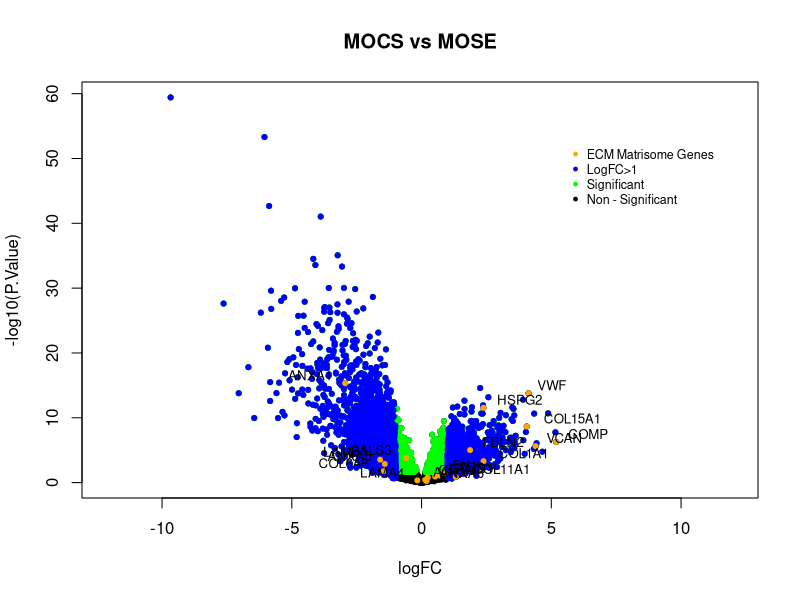
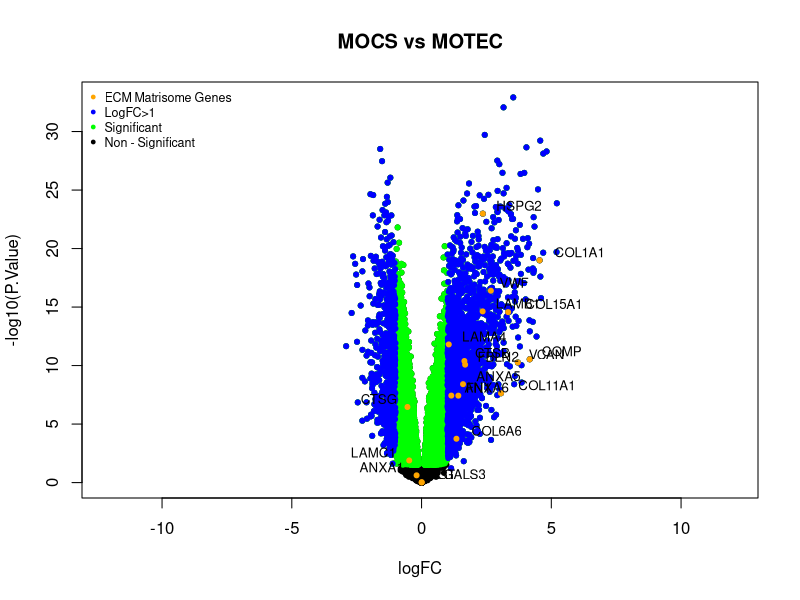
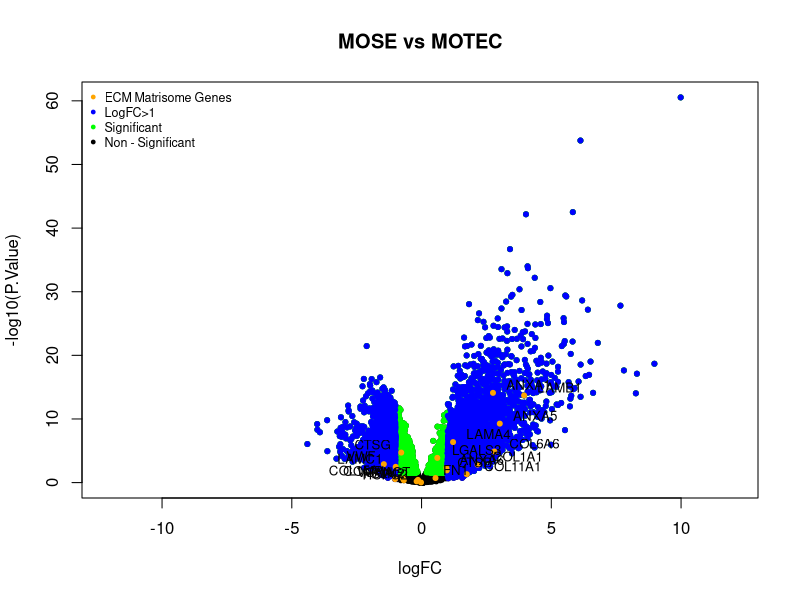

The R script that drew these images, in order:
## ---- chunk 1
knitr::opts_chunk$set(echo = TRUE)
## ---- chunk 2
    require("ggplot2")
#G0 - MNOS Microdissected normal ovarian stroma
#G1 - MOCS Microdissected ovarian cancer stroma
#G2 - MOSE Microdissected surface epithelium
#G3 - MOTEC Microdissected ovarian tumour epithelial componenent 
## ---- chunk 3
gene_list= read.csv("../Python/ECM22gene.csv")
gene_list

## ---- chunk 4
#All Genes
# MOCS vs MOSE
MOCSvsMOSE = read.csv("../Data/Comparisons/Sample_Comparisons/G1 - G2 MOCS vs MOSE.csv") # read csv
res = MOCSvsMOSE

#jpeg('../Data/Comparisons/Volcano Plots/MOCS vs MOSE.jpg') # export image

# Make a basic volcano plot
with(res, plot(logFC, -log10(P.Value),pch=20, ylab = "-log10(P.Value)" ,main="MOCS vs MOSE", xlim=c(-12.12,12)))

# if adj.P value less than 0.05 = green
with(subset(res, adj.P.Val<.05 ), points(logFC, -log10(P.Value), pch=20, col="green"))

# if logFC value more than 1 = blue
with(subset(res, abs(logFC)>1), points(logFC, -log10(P.Value), pch=20, col="blue"))


gene_list <- scan("../Python/ECM22gene.csv", what="", sep="\n")
gene_list <- as.vector(gene_list) 

resmi = res[as.vector(res$Gene.symbol) %in% gene_list,]

with(resmi, points(logFC, -log10(P.Value), pch=20, col="orange"))

#with(res[as.vector(res$Gene.symbol) %in% gene_list,], labels = gene_list (logFC, -log10(P.Value), pch=20, col="orange"))

library(calibrate)
with (resmi, textxy(logFC, -log10(P.Value), labs=resmi$Gene.symbol, cex=.8))


legend(x=5.5,y=53.0, pch=20, bty="n", col=c("orange","blue","green","black"), cex=0.75,
       legend = c("ECM Matrisome Genes","LogFC>1","Significant","Non - Significant"))


#dev.off()
## ---- chunk 5
#MOCS vs MOTEC
MOCSvsMOTEC = read.csv("../Data/Comparisons/Sample_Comparisons/G1 - G3 MOCS vs MOTEC.csv") # read csv
res = MOCSvsMOTEC

#jpeg('../Data/Comparisons/Volcano Plots/MOCS vs MOTEC.jpg') # export image

# Make a basic volcano plot
with(res, plot(logFC, -log10(P.Value),pch=20,ylab = "-log10(P.Value)", main="MOCS vs MOTEC", xlim=c(-12.12,12)))

# if adj.P value less than 0.05 = green
with(subset(res, adj.P.Val<.05 ), points(logFC, -log10(P.Value), pch=20, col="green"))

# if logFC value more than 1 = blue
with(subset(res, abs(logFC)>1), points(logFC, -log10(P.Value), pch=20, col="blue"))


gene_list <- scan("../Python/ECM22gene.csv", what="", sep="\n")
gene_list <- as.vector(gene_list) 

resmi = res[as.vector(res$Gene.symbol) %in% gene_list,]

with(resmi, points(logFC, -log10(P.Value), pch=20, col="orange"))

#with(res[as.vector(res$Gene.symbol) %in% gene_list,], labels = gene_list (logFC, -log10(P.Value), pch=20, col="orange"))

#library(calibrate)
with (resmi, textxy(logFC, -log10(P.Value), labs=resmi$Gene.symbol, cex=.8))

legend("topleft", pch=20, bty="n", col=c("orange","blue","green","black"), cex=0.75,
       legend = c("ECM Matrisome Genes","LogFC>1","Significant","Non - Significant"))



#dev.off()
## ---- chunk 6
#MOSE vs MOTEC
 MOSEvsMOTEC= read.csv("../Data/Comparisons/Sample_Comparisons/G2 - G3 MOSE vs MOTEC.csv") # read csv
res = MOSEvsMOTEC

#jpeg('../Data/Comparisons/Volcano Plots/MOSE vs MOTEC.jpg') # export image

# Make a basic volcano plot
with(res, plot(logFC, -log10(P.Value),pch=20, ylab = "-log10(P.Value)" ,main="MOSE vs MOTEC", xlim=c(-12.12,12)))

# if adj.P value less than 0.05 = green
with(subset(res, adj.P.Val<.05 ), points(logFC, -log10(P.Value), pch=20, col="green"))

# if logFC value more than 1 = blue
with(subset(res, abs(logFC)>1), points(logFC, -log10(P.Value), pch=20, col="blue"))


gene_list <- scan("../Python/ECM22gene.csv", what="", sep="\n")
gene_list <- as.vector(gene_list) 

resmi = res[as.vector(res$Gene.symbol) %in% gene_list,]

with(resmi, points(logFC, -log10(P.Value), pch=20, col="orange"))

#with(res[as.vector(res$Gene.symbol) %in% gene_list,], labels = gene_list (logFC, -log10(P.Value), pch=20, col="orange"))

library(calibrate)
with (resmi, textxy(logFC, -log10(P.Value), labs=resmi$Gene.symbol, cex=.8))

legend("topleft", pch=20, bty="n", col=c("orange","blue","green","black"), cex=0.75,
       legend = c("ECM Matrisome Genes","LogFC>1","Significant","Non - Significant"))

#dev.off()
